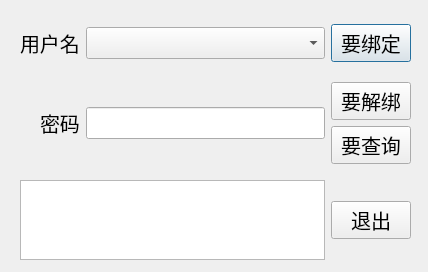
<?xml version="1.0" encoding="UTF-8"?>
<ui version="4.0">
 <class>LoginForm</class>
 <widget class="QDialog" name="LoginForm">
  <property name="enabled">
   <bool>true</bool>
  </property>
  <property name="geometry">
   <rect>
    <x>0</x>
    <y>0</y>
    <width>428</width>
    <height>272</height>
   </rect>
  </property>
  <property name="windowTitle">
   <string>用户登录</string>
  </property>
  <widget class="QWidget" name="horizontalLayoutWidget">
   <property name="geometry">
    <rect>
     <x>20</x>
     <y>10</y>
     <width>391</width>
     <height>168</height>
    </rect>
   </property>
   <layout class="QHBoxLayout" name="horizontalLayout_3">
    <item>
     <layout class="QGridLayout" name="gridLayout_4">
      <item row="0" column="2">
       <widget class="QComboBox" name="userComboBox">
        <property name="font">
         <font>
          <pointsize>15</pointsize>
         </font>
        </property>
       </widget>
      </item>
      <item row="1" column="1">
       <widget class="QLabel" name="label_2">
        <property name="font">
         <font>
          <family>Ubuntu</family>
          <pointsize>15</pointsize>
          <weight>50</weight>
          <bold>false</bold>
         </font>
        </property>
        <property name="text">
         <string>密码</string>
        </property>
       </widget>
      </item>
      <item row="0" column="0" colspan="2">
       <widget class="QLabel" name="label_1">
        <property name="font">
         <font>
          <family>Ubuntu</family>
          <pointsize>15</pointsize>
          <weight>50</weight>
          <bold>false</bold>
         </font>
        </property>
        <property name="text">
         <string>用户名</string>
        </property>
       </widget>
      </item>
      <item row="1" column="2">
       <widget class="QLineEdit" name="passLine">
        <property name="font">
         <font>
          <pointsize>15</pointsize>
         </font>
        </property>
        <property name="echoMode">
         <enum>QLineEdit::Password</enum>
        </property>
       </widget>
      </item>
      <item row="0" column="3">
       <widget class="QPushButton" name="toBindButton">
        <property name="font">
         <font>
          <family>Ubuntu</family>
          <pointsize>15</pointsize>
         </font>
        </property>
        <property name="text">
         <string>要绑定</string>
        </property>
       </widget>
      </item>
      <item row="1" column="3">
       <layout class="QVBoxLayout" name="verticalLayout_2">
        <item>
         <widget class="QPushButton" name="toUnbindButton">
          <property name="font">
           <font>
            <family>Ubuntu</family>
            <pointsize>15</pointsize>
           </font>
          </property>
          <property name="text">
           <string>要解绑</string>
          </property>
         </widget>
        </item>
        <item>
         <widget class="QPushButton" name="toQueryButton">
          <property name="font">
           <font>
            <family>Ubuntu</family>
            <pointsize>15</pointsize>
           </font>
          </property>
          <property name="text">
           <string>要查询</string>
          </property>
         </widget>
        </item>
       </layout>
      </item>
     </layout>
    </item>
   </layout>
  </widget>
  <widget class="QWidget" name="horizontalLayoutWidget_2">
   <property name="geometry">
    <rect>
     <x>20</x>
     <y>180</y>
     <width>391</width>
     <height>80</height>
    </rect>
   </property>
   <layout class="QHBoxLayout" name="horizontalLayout_4">
    <item>
     <widget class="QTextEdit" name="loginTextEdit">
      <property name="font">
       <font>
        <pointsize>11</pointsize>
       </font>
      </property>
      <property name="readOnly">
       <bool>true</bool>
      </property>
     </widget>
    </item>
    <item>
     <widget class="QPushButton" name="loginCloseButton">
      <property name="font">
       <font>
        <pointsize>15</pointsize>
       </font>
      </property>
      <property name="text">
       <string>退出</string>
      </property>
     </widget>
    </item>
   </layout>
  </widget>
 </widget>
 <resources/>
 <connections/>
</ui>
